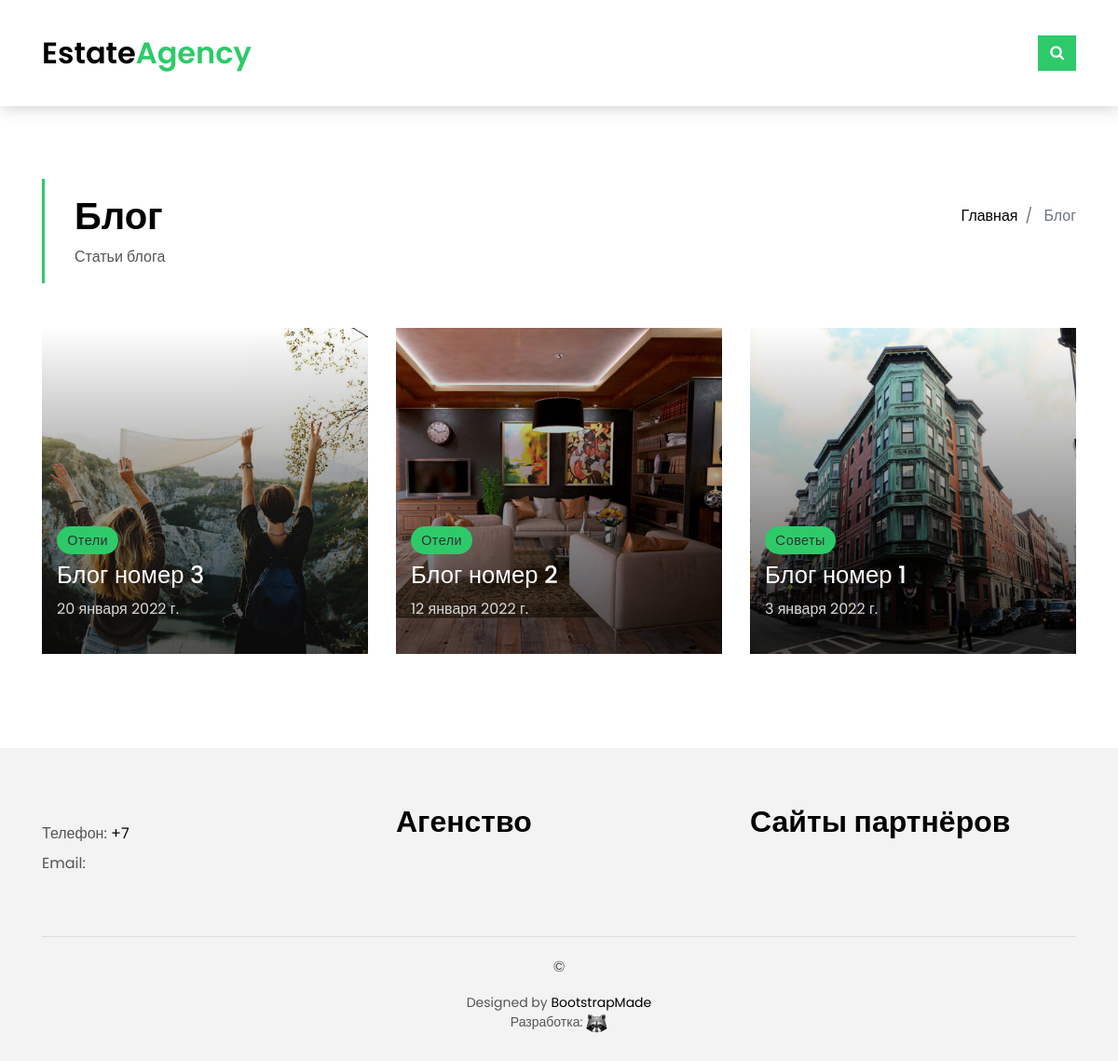
Screenshot of /blog/ with the database file from the repository.
### estate_blog/models.py (models this page shows, shortened)
class Blog(models.Model):
    seo_title = models.CharField('SEO заголовок', max_length=70)
    seo_descr = models.CharField('SEO описание', max_length=150)
    name = models.CharField('Название статьи', max_length=150)
    category = models.ForeignKey(Category, verbose_name='Категория статьи', on_delete=models.SET_NULL, null=True)
    autor = models.CharField('Автор статьи', max_length=60)
    date = models.DateField('Дата публикации', default=date.today)
    image_preview = models.ImageField('Превью изображения', upload_to="blog_preview/")
    image_main = models.ImageField('Основное изображение', upload_to="blog_main/")
    text_preview = models.TextField('Вводный текст')
    text_main = models.TextField('Текст статьи')
    text_quote = models.TextField('Цитата', blank=True)
    quote_autor = models.CharField('Автор цитаты', max_length=60, blank=True)
    url = models.SlugField(max_length=130, unique=True)
    draft = models.BooleanField("Публикация", default=False)
    def get_absolute_url(self):
        return reverse("blog_detail", kwargs={"slug": self.url})
    class Meta:
        verbose_name = "Блог"
        verbose_name_plural = "Блог"

class Category(models.Model):
    name = models.CharField('Название категории', max_length=60)
    url = models.SlugField(max_length=130, unique=True)
    def __str__(self):
        return self.name
    def get_absolute_url(self):
        return reverse('category', kwargs={'cat_slug': self.url})
    class Meta:
        verbose_name = "Категория блога"
        verbose_name_plural = "Категории блога"

### estate_blog/views.py (the view)
# urls.py: path('', views.BlogView.as_view()),
class BlogView(ListView):
    model = Blog
    queryset = Blog.objects.filter(draft=True).order_by('-date')
    template_name = 'blog/blog-grid.html'
    paginate_by = 9
    def get_context_data(self, *, object_list=None, **kwargs):
        context = super().get_context_data(**kwargs)
        context['title'] = 'Блог'
        return context

### templates/blog/blog-grid.html
{% extends 'base.html' %}
{% block content %}
<section class="intro-single">
    <div class="container">
        <div class="row">
            <div class="col-md-12 col-lg-8">
                <div class="title-single-box">
                    <h1 class="title-single">Блог</h1>
                    <span class="color-text-a">Статьи блога</span>
                </div>
            </div>
            <div class="col-md-12 col-lg-4">
                <nav aria-label="breadcrumb" class="breadcrumb-box d-flex justify-content-lg-end">
                    <ol class="breadcrumb">
                        <li class="breadcrumb-item">
                            <a href="/">Главная</a>
                        </li>
                        <li class="breadcrumb-item active" aria-current="page">
                            Блог
                        </li>
                    </ol>
                </nav>
            </div>
        </div>
    </div>
</section>
<section class="news-grid grid">
    <div class="container">
        <div class="row">
            {% for blog in blog_list %}
            <div class="col-md-4">
                <div class="card-box-b card-shadow news-box">
                    <div class="img-box-b">
                        <img src="{{ blog.image_preview.url }}" alt="" class="img-b img-fluid">
                    </div>
                    <div class="card-overlay">
                        <div class="card-header-b">
                            <div class="card-category-b">
                                <a href="{{ blog.category.get_absolute_url }}" class="category-b">{{ blog.category }}</a>
                            </div>
                            <div class="card-title-b">
                                <h2 class="title-2">
                                    <a href="{{ blog.get_absolute_url }}">{{ blog.name }}</a>
                                </h2>
                            </div>
                            <div class="card-date">
                                <span class="date-b">{{ blog.date }}</span>
                            </div>
                        </div>
                    </div>
                </div>
            </div>
            {% endfor %}
</section>
{% endblock content %}

### static/css/style.css (style rules this page uses)
body { font-family: 'Poppins', sans-serif; color: #555555; }
h1, h2, h3, h4, h5, h6 { color: #000000; }
a { color: #000000; transition: all .5s ease; }
.color-text-a { color: #555555; }
.intro-single { padding: 12rem 0 3rem; }
.intro-single .title-single-box { padding: 1rem 0 1rem 2rem; }
.intro-single .title-single-box { border-left: 3px solid #2eca6a; }
.intro-single .title-single-box .title-single { font-weight: 600; font-size: 2.2rem; }
.intro-single .breadcrumb-box { padding: 1rem 0 0 .5rem; }
.intro-single .breadcrumb { background-color: transparent; padding-right: 0; padding-left: 0; }
.card-box-a, .card-box-b, .card-box-d { position: relative; overflow: hidden; -webkit-backface-visibility: hidden; backface-visibility: hidden; }
.card-box-a .img-a, .card-box-a .img-b, .card-box-b .img-a, .card-box-b .img-b { transition: .8s all ease-in-out; }
.card-overlay { position: absolute; width: 100%; height: 100%; top: 0; left: 0; }
.card-shadow { -webkit-backface-visibility: hidden; backface-visibility: hidden; }
.card-shadow:before { content: ' '; position: absolute; top: 0; left: 0; width: 100%; height: 100%; z-index: 1; background: linear-gradient(to bottom, rgba(0, 0, 0, 0) 0%, rgba(0, 0, 0, 0.2) 27%, rgba(0, 0, 0, 0.65) 90%); }
.card-header-b { padding: 1rem; color: #ffffff; position: absolute; bottom: 20px; z-index: 2; }
.card-header-b .category-b { font-size: .9rem; background-color: #2eca6a; padding: .3rem .7rem; color: #313131; letter-spacing: 0.030em; border-radius: 50px; text-decoration: none; }
.card-header-b .title-2 { margin-bottom: 0; padding: .6rem 0; font-size: 1.5rem; }
.card-header-b .title-2 a { color: #ffffff; text-decoration: none; }
.card-header-b .date-b { color: #d8d8d8; font-size: 1rem; }
@media (min-width: 768px) { .intro-single .title-single-box .title-single { font-size: 2.1rem; } }
@media (min-width: 768px) { .grid .card-box-a, .grid .card-box-b, .grid .card-box-c, .grid .card-box-d { margin-bottom: 2.5rem; } }
@media (min-width: 768px) { .card-header-b { bottom: 0px; } }
@media (min-width: 768px) { .card-header-b .title-2 { font-size: 1rem; } }
@media (min-width: 768px) { .card-header-b .date-b { font-size: .9rem; } }
@media (min-width: 992px) { .intro-single .title-single-box .title-single { font-size: 2.5rem; } }
@media (min-width: 992px) { .card-header-b { bottom: 20px; } }
@media (min-width: 992px) { .card-header-b .title-2 { font-size: 1.6rem; } }
@media (min-width: 992px) { .card-header-b .date-b { font-size: 1rem; } }

### rows the page displays
Blog: image_preview (picture), category "Отели", name "Блог номер 3", date "20 января 2022 г."
Blog: image_preview (picture), category "Отели", name "Блог номер 2", date "12 января 2022 г."
Blog: image_preview (picture), category "Cоветы", name "Блог номер 1", date "3 января 2022 г."
